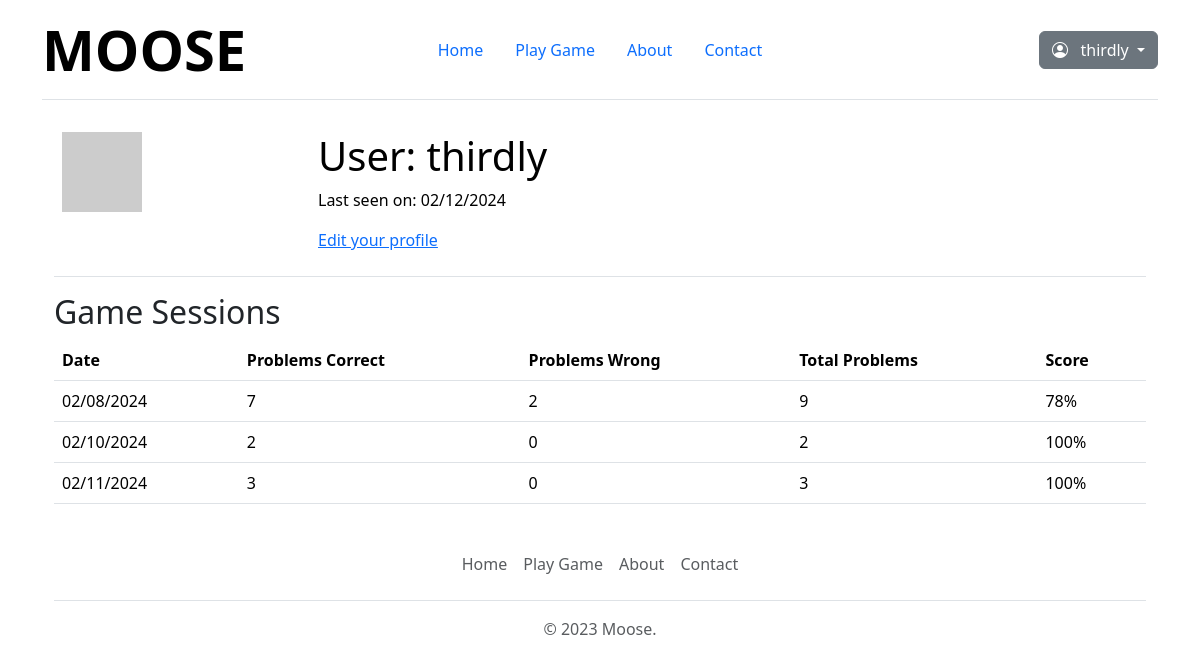
The app's page /user/thirdly (signed in), older data.
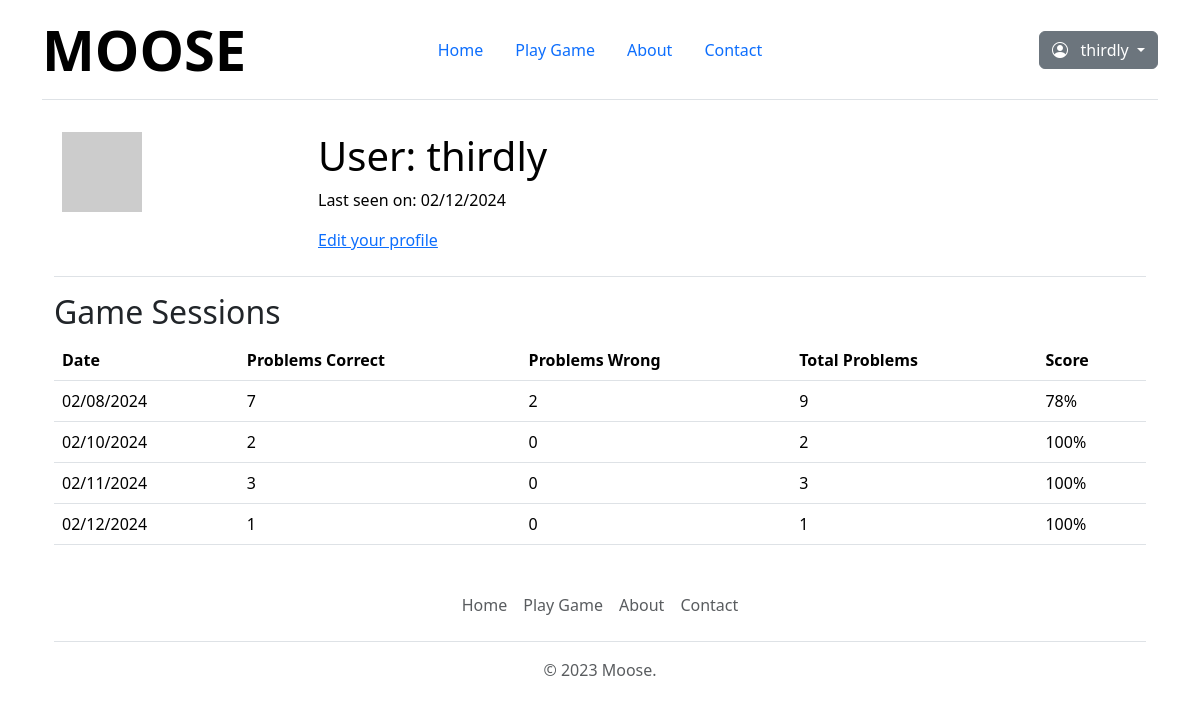
The same page, newer data.
### app/models.py (models this page shows, shortened)
class User(UserMixin, db.Model):
    id: so.Mapped[int] = so.mapped_column(primary_key=True)
    username: so.Mapped[str] = so.mapped_column(
        sa.String(64), index=True, unique=True
    )
    email: so.Mapped[str] = so.mapped_column(
        sa.String(120), index=True, unique=True
    )
    password_hash: so.Mapped[Optional[str]] = so.mapped_column(sa.String(256))
    about_me: so.Mapped[Optional[str]] = so.mapped_column(sa.String(140))
    last_seen: so.Mapped[Optional[datetime]] = so.mapped_column(
        default=lambda: datetime.now(timezone.utc)
    )
    posts: so.WriteOnlyMapped["Post"] = so.relationship(
        back_populates="author"
    )
    def avatar(self, size):
        digest = md5(self.email.lower().encode("utf-8")).hexdigest()
        return f"https://www.gravatar.com/avatar/{digest}?d=identicon&s={size}"
    game_sessions = db.relationship(
        "GameSession", backref="user", lazy="dynamic"
    )

class GameSession(db.Model):
    id = so.mapped_column(sa.Integer, primary_key=True)
    user_id = so.mapped_column(
        sa.Integer, sa.ForeignKey("user.id"), index=True
    )
    session_date = so.mapped_column(
        sa.Date, default=datetime.now(timezone.utc), index=True
    )
    total_problems = so.mapped_column(sa.Integer)
    problems_correct = so.mapped_column(sa.Integer)
    problems_wrong = so.mapped_column(sa.Integer)
    details = so.relationship(
        "GameDetail", back_populates="session", lazy=True
    )

### app/routes.py (the view)
@app.route("/user/<username>")
@login_required
def user(username):
    user = User.query.filter_by(username=username).first_or_404()
    game_sessions = user.game_sessions.order_by(
        GameSession.session_date.desc()
    )
    return render_template("user.html", user=user, game_sessions=game_sessions)

### app/models.py (called while the page is built)
@login.user_loader
def load_user(id):
    return db.session.get(User, int(id))

### app/routes.py (called while the page is built)
@app.before_request
def before_request():
    if current_user.is_authenticated:
        current_user.last_seen = datetime.now(timezone.utc)
        db.session.commit()

### app/templates/user.html (shortened to what this page needs)
{% extends "base.html" %} {% block content %}
<table class="table table-hover">
  <tr>
    <td width="256px"><img src="{{ user.avatar(256) }}" /></td>
    <td>
      <h1>User: {{ user.username }}</h1>
       {% if user.last_seen %}
      <p>Last seen on: {{ user.last_seen.strftime('%m/%d/%Y') }}</p>
      {% endif %} {% if user == current_user %}
      <p><a href="{{ url_for('edit_profile') }}">Edit your profile</a></p>
      {% endif %}
    </td>
  </tr>
</table>
<h2>Game Sessions</h2>
{% if user.game_sessions %}
<table class="table">
  <thead>
    <tr>
      <th>Date</th>
      <th>Problems Correct</th>
      <th>Problems Wrong</th>
      <th>Total Problems</th>
      <th>Score</th>
    </tr>
  </thead>
  <tbody>
    {% for session in user.game_sessions %}
    <tr>
      <td>{{ session.session_date.strftime('%m/%d/%Y') }}</td>
      <td>{{ session.problems_correct }}</td>
      <td>{{ session.problems_wrong }}</td>
      <td>{{ session.total_problems }}</td>
      <td>
        {{ ((session.problems_correct / session.total_problems) * 100)
        |round|int }}%
      </td>
    </tr>
    {% endfor %}
  </tbody>
</table>
{% else %}
<p>No game sessions found.</p>
{% endif %} {% endblock %}

### app/templates/base.html (shortened to what this page needs)
<!DOCTYPE html>
<html>
  <head>
    <link href="/static/dist/css/bootstrap.min.css" rel="stylesheet" />
    <link
      rel="stylesheet"
      href="https://cdn.jsdelivr.net/npm/bootstrap-icons@1.11.3/font/bootstrap-icons.min.css"
    />
    <link
      rel="stylesheet"
      href="{{ url_for('static', filename='css/style.css') }}"
    />
    <link href="/static/css/headers.css" rel="stylesheet" />
  </head>
  <body>
    <div class="container">
      <nav
        class="d-flex flex-wrap align-items-center justify-content-center justify-content-md-between py-3 mb-4 border-bottom"
      >
        <div class="col-md-3 mb-2 mb-md-0">
          <a
            href="/"
            class="d-inline-flex link-body-emphasis text-decoration-none"
          >
            <span class="display-4 fw-bold">MOOSE</span>
          </a>
        </div>
        <ul
          class="nav nav-pills col-12 col-md-auto mb-2 justify-content-center mb-md-0"
        >
          <li>
            <a
              href="{{ url_for('index') }}"
              class="nav-link{% if request.path == url_for('index') %} active{% endif %}"
              aria-current="page"
              >Home</a
            >
          </li>
          <li>
            <a
              href="{{ url_for('game') }}"
              class="nav-link{% if request.path == url_for('game') %} active{% endif %}"
              aria-current="page"
              >Play Game</a
            >
          </li>
          <li>
            <a
              href="{{ url_for('about') }}"
              class="nav-link{% if request.path == url_for('about') %} active{% endif %}"
              aria-current="page"
              >About</a
            >
          </li>
          <li>
            <a
              href="{{ url_for('contact') }}"
              class="nav-link{% if request.path == url_for('contact') %} active{% endif %}"
              aria-current="page"
              >Contact</a
            >
          </li>
        </ul>
        <div class="col-md-3 text-end">
          {% if current_user.is_anonymous %}
          <ul
            class="nav nav-pills col-12 col-md-auto mb-2 justify-content-end mb-md-0"
          >
            <li>
              <a
                href="{{ url_for('login') }}"
                class="nav-link{% if request.path == url_for('login') %} active{% endif %}"
                aria-current="page"
                >Login</a
              >
            </li>
            <li>
              <a
                href="{{ url_for('register') }}"
                class="nav-link{% if request.path == url_for('register') %} active{% endif %}"
                aria-current="page"
                >Register</a
              >
            </li>
          </ul>
          {% else %}
          <div class="dropdown">
            <a
              class="btn btn-secondary dropdown-toggle"
              href="#"
              role="button"
              id="dropdownMenuLink"
              data-bs-toggle="dropdown"
              aria-expanded="false"
            >
              <i class="bi bi-person-circle"></i> &nbsp; {{
              current_user.username }}
            </a>
          </div>
          {% endif %}
        </div>
      </nav>
      <main class="container">{% block content %}{% endblock %}</main>
      <div class="container">
        <footer class="py-3 my-4">
          <ul class="nav justify-content-center border-bottom pb-3 mb-3">
            <li class="nav-item">
              <a
                href="{{ url_for('index') }}"
                class="nav-link px-2 text-body-secondary"
                >Home</a
              >
            </li>
            <li class="nav-item">
              <a
                href="{{ url_for('game') }}"
                class="nav-link px-2 text-body-secondary"
                >Play Game</a
              >
            </li>
            <li class="nav-item">
              <a
                href="{{ url_for('about') }}"
                class="nav-link px-2 text-body-secondary"
                >About</a
              >
            </li>
            <li class="nav-item">
              <a
                href="{{ url_for('contact') }}"
                class="nav-link px-2 text-body-secondary"
                >Contact</a
              >
            </li>
          </ul>
          <p class="text-center text-body-secondary">&copy; 2023 Moose.</p>
        </footer>
      </div>
    </div>
  </body>
</html>

Row changes from the older to the newer data that the page shows:
added GameSession: session_date "02/12/2024", problems_correct "1", problems_wrong "0", total_problems "1", problems_correct+total_problems "100"
